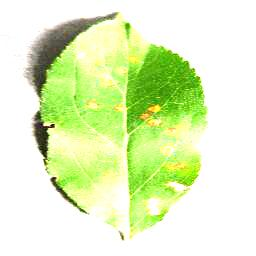
#> input picture data/test/test/AppleCedarRust1.JPG, 256 x 256 px; its folder holds only this picture in this run
$ python -i augment.py   (imports and definitions only)
#> lines starting #> are read from the running program, lines starting #| are printed output that depends on the picture
"""Field Augmentation and Background Randomization for CropGuard.

Closes the lab-to-field domain gap without needing manual field photos:
1. Background Randomizer: Segments lab leaves and composites them onto realistic field backgrounds
   (soil, weed patches, field clutter) with alpha edge feathering.
2. Photometric Field Augmenter: Simulates real-world outdoor smartphone capture conditions
   (harsh sun/shadow jitter, motion blur, WhatsApp JPEG compression, partial stem occlusion).
"""
from __future__ import annotations

import io
import random
from typing import List, Optional, Tuple, Union

import cv2
import numpy as np
from PIL import Image, ImageEnhance, ImageFilter


class BackgroundRandomizer:
    """Composites segmented leaf foreground onto field-style backgrounds."""

    # [84 lines left out: functions __init__, generate_procedural_field_background, composite, not called in this run]


class PhotometricFieldAugmenter:
    """Simulates harsh field lighting, mobile compression, and outdoor noise."""

    @staticmethod
    def apply_color_jitter(pil_img: Image.Image) -> Image.Image:
        """Random brightness, contrast, and color balance jitter."""
        # Brightness (0.75 - 1.30)
        enh = ImageEnhance.Brightness(pil_img)
        pil_img = enh.enhance(random.uniform(0.75, 1.30))

        # Contrast (0.75 - 1.25)
        enh = ImageEnhance.Contrast(pil_img)
        pil_img = enh.enhance(random.uniform(0.75, 1.25))

        # Color Saturation (0.70 - 1.35)
        enh = ImageEnhance.Color(pil_img)
        pil_img = enh.enhance(random.uniform(0.70, 1.35))

        return pil_img

    @staticmethod
    def apply_field_blur(pil_img: Image.Image) -> Image.Image:
        """Random slight Gaussian blur or defocus."""
        if random.random() < 0.35:
            radius = random.uniform(0.5, 1.8)
            pil_img = pil_img.filter(ImageFilter.GaussianBlur(radius))
        return pil_img

    @staticmethod
    def apply_jpeg_compression(pil_img: Image.Image, quality_range: Tuple[int, int] = (35, 75)) -> Image.Image:
        """Simulate mobile upload / messaging service compression artifacts."""
        quality = random.randint(quality_range[0], quality_range[1])
        buf = io.BytesIO()
        pil_img.save(buf, format="JPEG", quality=quality)
        buf.seek(0)
        return Image.open(buf).convert("RGB")

    # [14 lines left out: function apply_partial_cutout, not called in this run]

    @staticmethod
    def apply_random_crop_and_rotation(pil_img: Image.Image) -> Image.Image:
        """Random rotation (-30 to +30 deg or 90 deg steps) and slight zoom/crop (0.85 - 1.0)."""
        w, h = pil_img.size
        if random.random() < 0.7:
            angle = random.uniform(-30, 30) if random.random() < 0.7 else float(random.choice([0, 90, 180, 270]))
            if angle != 0:
                pil_img = pil_img.rotate(angle, resample=Image.BILINEAR, expand=False)
        if random.random() < 0.5:
            scale = random.uniform(0.85, 0.98)
            cw, ch = int(w * scale), int(h * scale)
            x1 = random.randint(0, w - cw)
            y1 = random.randint(0, h - ch)
            pil_img = pil_img.crop((x1, y1, x1 + cw, y1 + ch)).resize((w, h), Image.BILINEAR)
        return pil_img

    def augment(
        self,
        image: Union[Image.Image, np.ndarray],
        p_randomize_bg: float = 0.5,
        leaf_mask: Optional[np.ndarray] = None,
        randomizer: Optional[BackgroundRandomizer] = None,
    ) -> Image.Image:
        """
        Execute full field-adaptation pipeline.
        """
        if isinstance(image, Image.Image):
            pil_img = image.convert("RGB")
            bgr = cv2.cvtColor(np.array(pil_img), cv2.COLOR_RGB2BGR)
        else:
            bgr = image
            pil_img = Image.fromarray(cv2.cvtColor(bgr, cv2.COLOR_BGR2RGB))

        # 1. Background Randomization (for lab leaves with masks)
        if leaf_mask is not None and randomizer is not None and random.random() < p_randomize_bg:
            bgr = randomizer.composite(bgr, leaf_mask)
            pil_img = Image.fromarray(cv2.cvtColor(bgr, cv2.COLOR_BGR2RGB))

        # 2. Geometric Flips, Crops & Rotations
        if random.random() < 0.5:
            pil_img = pil_img.transpose(Image.FLIP_LEFT_RIGHT)
        if random.random() < 0.2:
            pil_img = pil_img.transpose(Image.FLIP_TOP_BOTTOM)
        pil_img = self.apply_random_crop_and_rotation(pil_img)

        # 3. Photometric Jitter
        pil_img = self.apply_color_jitter(pil_img)

        # 4. Blur & Compression
        pil_img = self.apply_field_blur(pil_img)
        if random.random() < 0.50:
            pil_img = self.apply_jpeg_compression(pil_img)

        # 5. Partial Occlusion Cutout
        if random.random() < 0.30:
            arr = np.array(pil_img)
            arr = self.apply_partial_cutout(arr)
            pil_img = Image.fromarray(arr)

        return pil_img

>>> from PIL import Image
>>> picture = Image.open('../data/test/test/AppleCedarRust1.JPG')
#> picture is the input picture: PIL image 256x256 RGB; mean R, G, B 224.9, 242, 192.1
>>> result = PhotometricFieldAugmenter().augment(picture)
#> in apply_random_crop_and_rotation, `pil_img = pil_img.rotate(angle, resample=Image.BILINEAR, expand=False)`:
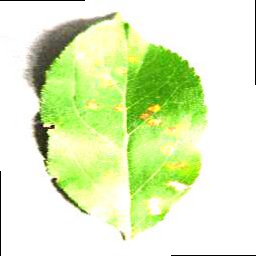
#> pil_img: PIL image 256x256 RGB; mean R, G, B 223.4, 240.5, 190.5
#> in apply_random_crop_and_rotation, `pil_img = pil_img.crop((x1, y1, x1 + cw, y1 + ch)).resize((w, h), Imag..`:
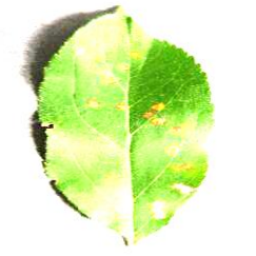
#> pil_img: PIL image 256x256 RGB; mean R, G, B 221.3, 240.3, 184.9
#> in apply_color_jitter, `pil_img = enh.enhance(random.uniform(0.75, 1.25))`:
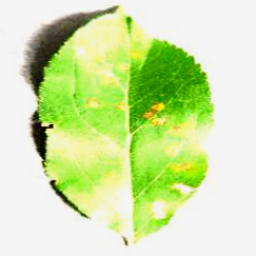
#> pil_img: PIL image 256x256 RGB; mean R, G, B 207.1, 228.5, 167.3
#> in apply_color_jitter, `pil_img = enh.enhance(random.uniform(0.70, 1.35))`:
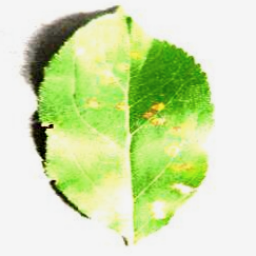
#> pil_img: PIL image 256x256 RGB; mean R, G, B 208, 226.1, 174.6
#> in apply_jpeg_compression, `return Image.open(buf).convert("RGB")`:
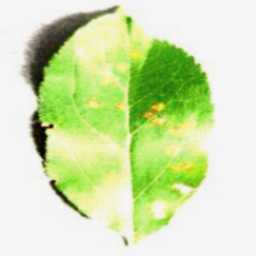
#> returned value: PIL image 256x256 RGB; mean R, G, B 208.4, 226.5, 175

$ run again, on data/test/test/AppleCedarRust2.JPG
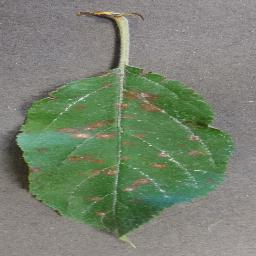
#> input picture data/test/test/AppleCedarRust2.JPG, 256 x 256 px
#> picture is the input picture: PIL image 256x256 RGB; mean R, G, B 119.2, 130.9, 111.7
#> in apply_random_crop_and_rotation, `pil_img = pil_img.crop((x1, y1, x1 + cw, y1 + ch)).resize((w, h), Imag..`:
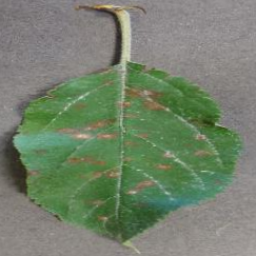
#> pil_img: PIL image 256x256 RGB; mean R, G, B 116.2, 129.7, 108.4
#> in apply_jpeg_compression, `return Image.open(buf).convert("RGB")`:
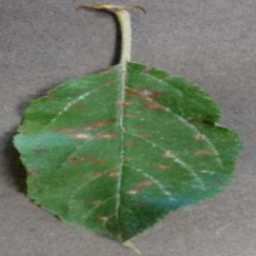
#> returned value: PIL image 256x256 RGB; mean R, G, B 108.5, 121.5, 101.2

$ run again, on data/test/test/AppleCedarRust3.JPG
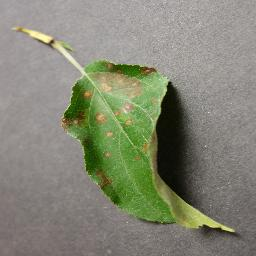
#> input picture data/test/test/AppleCedarRust3.JPG, 256 x 256 px
#> picture is the input picture: PIL image 256x256 RGB; mean R, G, B 132.3, 134.3, 117.3
#> in apply_random_crop_and_rotation, `pil_img = pil_img.crop((x1, y1, x1 + cw, y1 + ch)).resize((w, h), Imag..`:
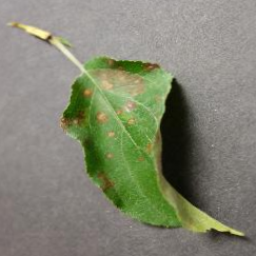
#> pil_img: PIL image 256x256 RGB; mean R, G, B 130.8, 133.6, 114.9
#> in apply_color_jitter, `pil_img = enh.enhance(random.uniform(0.75, 1.25))`:
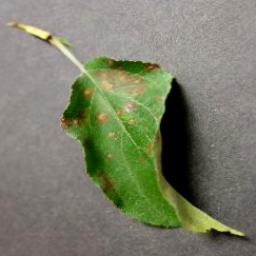
#> pil_img: PIL image 256x256 RGB; mean R, G, B 123.2, 126.3, 105.9

$ run again, on data/test/test/AppleCedarRust4.JPG
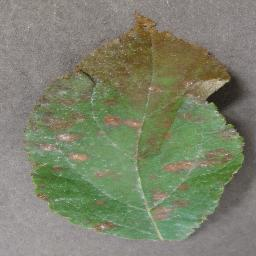
#> input picture data/test/test/AppleCedarRust4.JPG, 256 x 256 px
#> picture is the input picture: PIL image 256x256 RGB; mean R, G, B 124.8, 130.3, 107.6
#> in apply_random_crop_and_rotation, `pil_img = pil_img.rotate(angle, resample=Image.BILINEAR, expand=False)`:
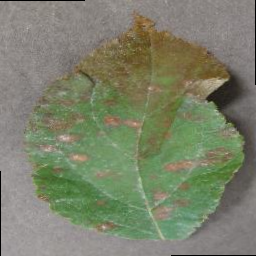
#> pil_img: PIL image 256x256 RGB; mean R, G, B 123.5, 129.1, 106.4
#> in apply_random_crop_and_rotation, `pil_img = pil_img.crop((x1, y1, x1 + cw, y1 + ch)).resize((w, h), Imag..`:
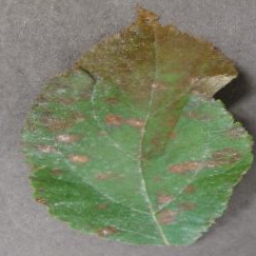
#> pil_img: PIL image 256x256 RGB; mean R, G, B 123, 129.7, 104.7
